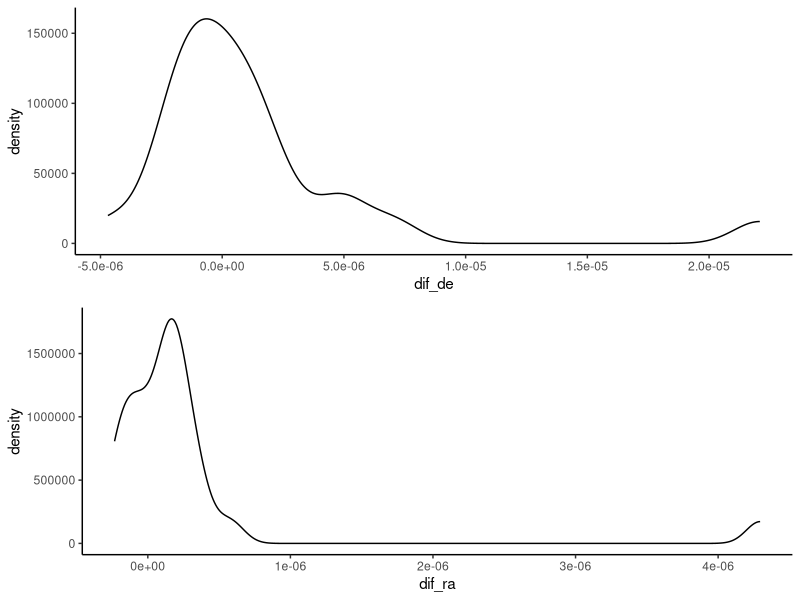
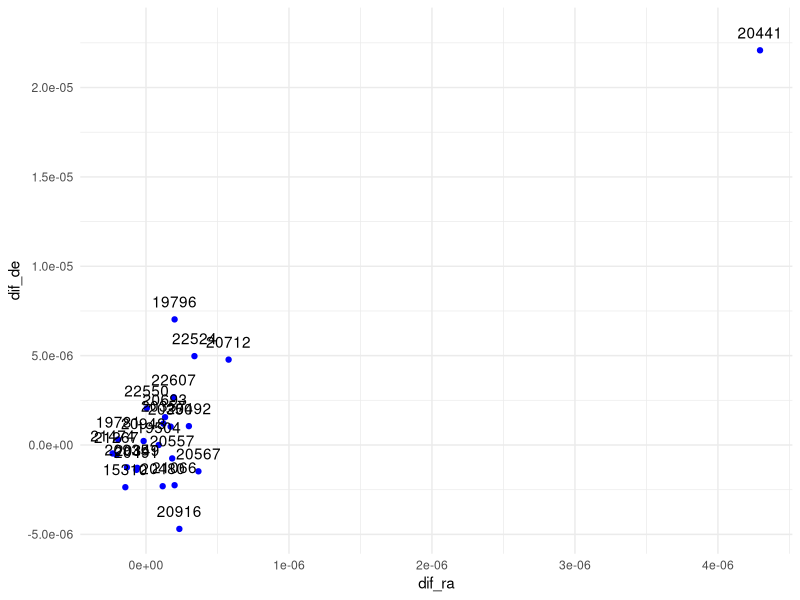
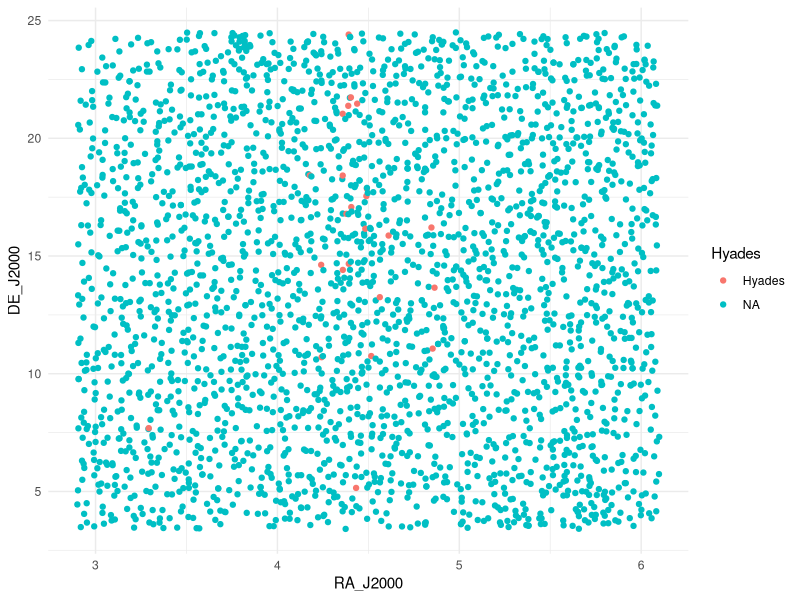
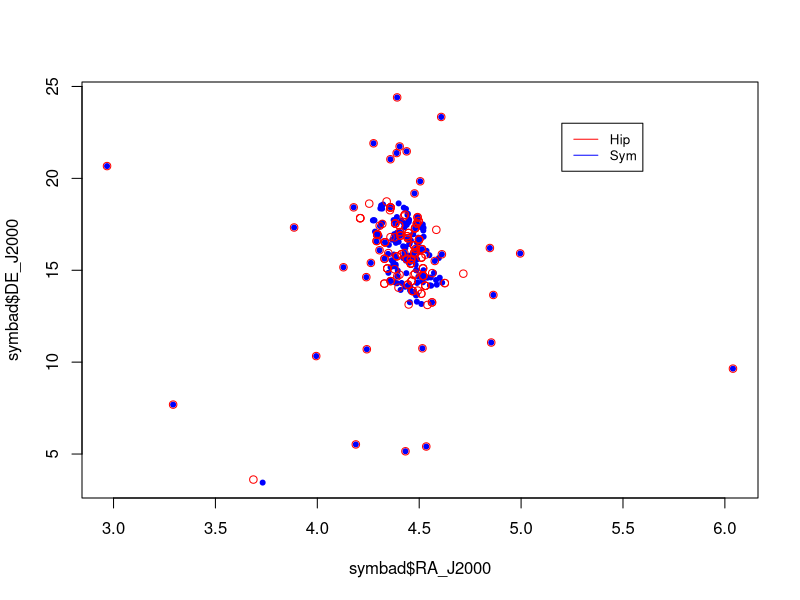
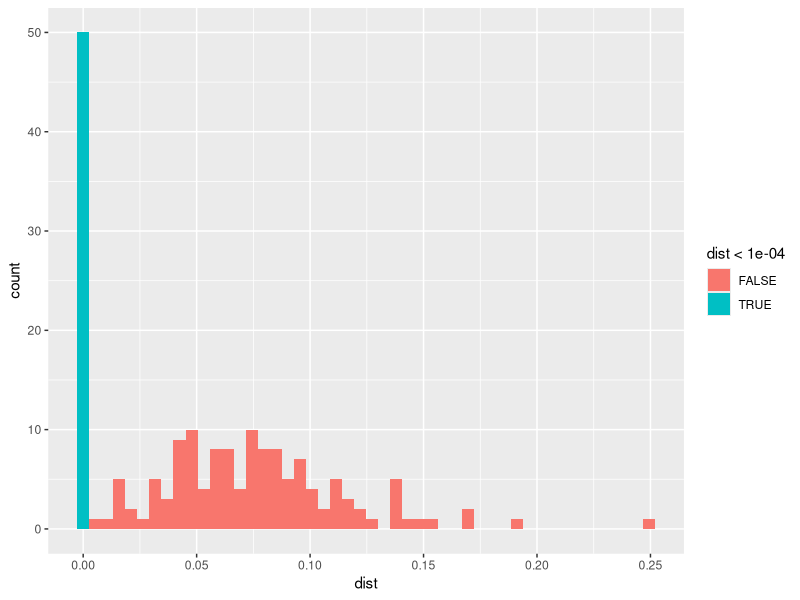

Here is the R script that generated these plots, in order:
## ---- chunk 1
rm(list=ls())

library(tidyverse)
library(ggplot2)
library(tidyr)
library(dplyr)
library(purrr)
library(readxl)
library(ggpubr)
library(magrittr)
## ---- chunk 2
# Busqueda de estrellas idénticas en diferentes catalogos

# Carga de archivos en R
#
# Carga del catalogo Hipparcos
hip <- read_excel("..//00.Datos_y_TP//hyades_source.xlsx", sheet = 2)

#Carga del Catalogo Symbad
symbad <- read_excel("..//00.Datos_y_TP//hyades_source.xlsx", sheet = 1)

#Carga del Catalogo Tycho
tycho <- read_excel("..//00.Datos_y_TP//hyades_source.xlsx", sheet = 3)

# Los estrellas en el siguiente archivo son las unicas estrellas que sabemos que son 
# Hyades y ademas conocemos su ID en Hipparcos
idcruz <- read_excel("..//00.Datos_y_TP//id_cruzada_Symbad_Hipparcos.xlsx", col_names = c("HD","HIP"))

## ---- chunk 3
# Los identificadores tienen un espacio en blanco al final
symbad$identifier <- sub("\\W$", "", symbad$identifier)

# Agregamos una variable al dataframe Symbad indicando cuales 
# de las Hyades tienen ID en Hipparcos
symbad$idHip <- symbad$identifier %in% idcruz$HD


## ---- chunk 4
idcruz <- idcruz %>%
  mutate(HIP_2 = sub("HIP ","", HIP))
  

hip_hyades <- hip %>%
  mutate(HIP = as.character(HIP)) %>%
  inner_join(., idcruz, by = c("HIP" = "HIP_2")) %>%
  inner_join(., symbad, by = c("HD" = "identifier")) %>%
  mutate(dif_ra = RA_J2000.x - RA_J2000.y) %>%
  mutate(dif_de = DE_J2000.x - DE_J2000.y)

hip_hyades
## ---- chunk 5

p1 <- ggplot(hip_hyades,aes(x=dif_de)) +
  geom_density() +
  theme_classic()

p2 <- ggplot(hip_hyades,aes(x=dif_ra)) +
  geom_density() +
  theme_classic()

ggarrange(p1, p2, nrow = 2, ncol = 1)

## ---- chunk 6

ggplot(hip_hyades,aes(y=dif_de, x = dif_ra)) +
  geom_point(colour = "blue") +
  geom_text(aes(label=HIP), nudge_y = 0.000001) +
  theme_minimal()

## ---- chunk 7


hip_hyades %>% filter(., HIP == "22524" | HIP == "19796" | HIP == "20441" | HIP == "20916") %>% select(., HIP, RA_J2000.x, RA_J2000.y, dif_ra, DE_J2000.x, DE_J2000.y, dif_de)


## ---- chunk 8
hip <- hip %>% 
  mutate(HIP = as.character(HIP)) %>%
  left_join(., hip_hyades[,c(1,9)], by = "HIP") %>% 
  mutate(Hyades = if_else(is.na(HD) == T, "NA", "Hyades"))
    

ggplot(hip,aes(y=DE_J2000, x = RA_J2000, color = Hyades)) +
  geom_point() +
  #geom_text(aes(label=HIP), nudge_y = 0.000001) +
  theme_minimal()


## ---- chunk 9

nint <- 50
ra.min <- min(hip$RA_J2000)
ra.max <- max(hip$RA_J2000)
de.min <- min(hip$DE_J2000)
de.max <- max(hip$DE_J2000)
ra.dif <- ra.max - ra.min
de.dif <- de.max - de.min
ra.sp <- ra.dif/(nint-1)
de.sp <- de.dif/(nint-1)
## ---- chunk 10

vecx <- c(-1,0,1)
vecy <- c(-1,0,1)
ind.estrella <- data.frame(matrix(nrow=nrow(hip), ncol=2))
names(ind.estrella) <- c("rec","dec")
ind.estrella$rec <- floor((hip$RA_J2000 - ra.min)/ra.sp) + 1 
ind.estrella$dec <- floor((hip$DE_J2000 - de.min)/de.sp) + 1 
## ---- chunk 11
symbad$rac <- floor((symbad$RA_J2000 - ra.min)/ra.sp) + 1 
symbad$dec <- floor((symbad$DE_J2000 - de.min)/de.sp) + 1 
## ---- chunk 12


obtener.vecinas <- function(consulta){
# Esta funcion busca las estrellas mas proximas a una estrella del 
# listado Symbad  
  # primero busca cuales son las celdas a consultar
  exstar <- consulta$rac
  eystar <- consulta$dec
  exstar.vec <- (exstar + vecx) [exstar + vecx > 0]
  eystar.vec <- (eystar + vecy) [eystar + vecy > 0]
  star.vec <- expand.grid(rec=exstar.vec, dec=eystar.vec)
  # luego se extrae un dataframe con las estrellas que estan en la zona de consulta
  vecinas <- hip[ind.estrella$rec == star.vec$rec[1] & ind.estrella$dec == star.vec$dec[1],]
  for(j in 2:nrow(star.vec)) {
    vecinas <- rbind(vecinas, hip[ind.estrella$rec == star.vec$rec[j] & ind.estrella$dec == star.vec$dec[j],] )  
  }
  return(vecinas)
  # retorna el dataframe
}

mas.cercana <- function(consulta, vecinas){
# Esta funcion a partir de la conuslta Symbad y del listado de vecinas
# busca la mas cercana  
  mindist <- sqrt(sum((consulta[c(6,8)] - vecinas[1,c(2,3)])^2))
  masvecina <- vecinas[1,]
  for(i in 2:nrow(vecinas)){
    nvd = sqrt(sum((consulta[c(6,8)] - vecinas[i,c(2,3)])^2))
    if(nvd < mindist) {
      mindist = nvd
      masvecina <- vecinas[i,]
    }
  }
  # la funcion retorna la distancia y los datos de la estrella mas cercana
  # una mejora de esta funcion seria generar una alarma si dos estrellas estan igual de
  # cerca a la consulta
  return(list(mas.vecina=masvecina, dist.min=mindist))
}
## ---- chunk 13

symbad.dists <- array()
symbad.mas.vecina <- data.frame("HIP"=NA, "RA_J2000"=NA, "DE_J2000"=NA, "Plx"=NA, 
                                "pmRA"=NA, "pmDE"=NA, "Vmag"=NA, "B_V"=NA)
## ---- chunk 14
for(j in 1:nrow(symbad)){
  vecinas <- obtener.vecinas(symbad[j,])
  posibles.iguales <- mas.cercana(symbad[j,], vecinas )
  symbad.dists[j] <- posibles.iguales$dist.min
  symbad.mas.vecina[j,] <- posibles.iguales$mas.vecina
}
## ---- chunk 15

symbad.dists

## ---- chunk 16
symbad.mas.vecina

## ---- chunk 17

plot(symbad$RA_J2000, symbad$DE_J2000, pch=20, col="blue")
points(symbad.mas.vecina$RA_J2000, symbad.mas.vecina$DE_J2000, pch=21, col="red")
legend(5.2, 23, legend=c("Hip", "Sym"),col=c("red", "blue"), lty=1, cex=0.8)
## ---- chunk 18

symbad.aumentado <- data.frame(symbad, dist=symbad.dists, cercanaHip=symbad.mas.vecina$HIP )
## ---- chunk 19

symbad.aumentado$idcruzHip <- NA
for(i in 1:nrow(symbad.aumentado)){
  if(symbad.aumentado$identifier[i] %in% idcruz$HD) {
    symbad.aumentado$idcruzHip[i] <- idcruz$HIP[idcruz$HD==symbad.aumentado$identifier[i]]
  }
}
symbad.aumentado$idcruzHip <- as.numeric(sub("HIP ", "", symbad.aumentado$idcruzHip))
## ---- chunk 20

symbad.aumentado2 <- symbad.aumentado %>% left_join(., hip[,c(1,2,3)], by = c("cercanaHip" = "HIP")) %>% mutate(dif_ra = RA_J2000.x - RA_J2000.y) %>% mutate(dif_de = DE_J2000.x - DE_J2000.y)

## ---- chunk 21
ggplot(symbad.aumentado2, aes(x = dist, fill = dist<0.0001)) +
  geom_histogram(bins = 48)
## ---- chunk 22
symbad_seleccion <- symbad.aumentado2 %>%
  select(.,identifier , cercanaHip, idcruzHip, dist, dif_ra, dif_de) %>%
  group_by(cercanaHip) %>%
  filter(dist < 0.001)

symbad_seleccion
## ---- chunk 23
write_csv(symbad_seleccion, "..//00.Datos_y_TP//Hyades_seleccion.csv")
